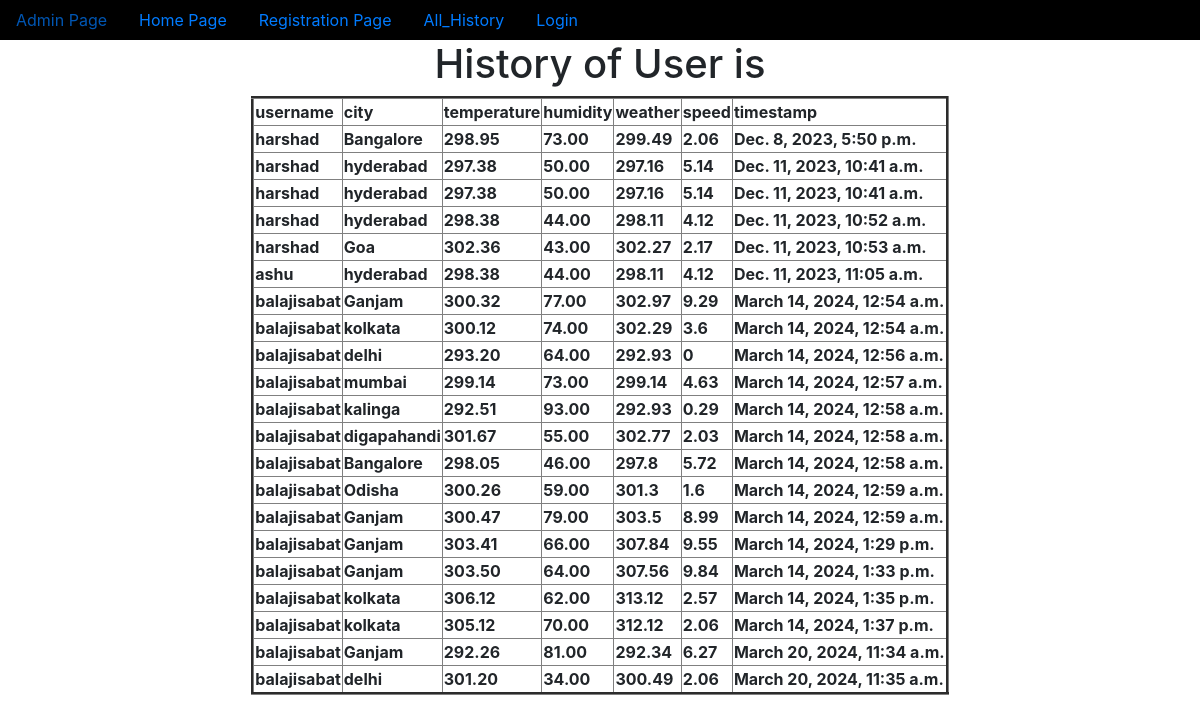
The app's page /all_history/ with its own data.
### app/models.py (models this page shows, shortened)
class WeatherData(models.Model):
    username=models.ForeignKey(User,on_delete=models.CASCADE,default=0)
    city = models.CharField(max_length=100)
    temperature = models.DecimalField(max_digits=5, decimal_places=2)
    humidity = models.DecimalField(max_digits=5, decimal_places=2)
    weather=models.CharField(max_length=10,default=0)
    speed=models.CharField(max_length=10,default=0)
    timestamp = models.DateTimeField(auto_now_add=True)

### app/views.py (the view)
# urls.py: path('all_history/',all_history,name='all_history'),
def all_history(request):
    LWO=WeatherData.objects.all()
    d={'LWO':LWO}
    return render(request,'user_history.html',d)

### templates/user_history.html (shortened to what this page needs)
{% extends 'dummy.html' %}
{% block body_block %}
<h1>History of User is </h1>
    <table border="3px">
        <tr><th>username</th>
            <th>city</th>
            <th>temperature</th>
            <th>humidity</th>
            <th>weather</th>
            <th>speed</th>
            <th>timestamp</th>
        </tr>
{% for obj in LWO %}
        <tr><th>{{obj.username}}</th>
            <th>{{obj.city}}</th>
            <th>{{obj.temperature}}</th>
            <th>{{obj.humidity}}</th>
            <th>{{obj.weather}}</th>
            <th>{{obj.speed}}</th>
            <th>{{obj.timestamp}}</th>
        </tr>
{% endfor %}
    </table>
{% endblock %}

### templates/dummy.html (shortened to what this page needs)
<!doctype html>
<html lang="en">
  <head>
    <link rel="stylesheet" href="https://cdn.jsdelivr.net/npm/bootstrap@4.6.2/dist/css/bootstrap.min.css">
  </head>
  <body>
    <center>
    <nav class="nav" style="background-color:rgb(0, 0, 0)">
        <a href="{% url 'admin:index' %}" class="nav-link">Admin Page</a>
        <a href="{% url 'home' %}" class="nav-link">Home Page</a>
        <a href="{% url 'registration' %}" class="nav-link">Registration Page</a>
        <a href="{% url 'all_history' %}" class="nav-link">All_History</a>
        {% if user.is_authenticated %}
        <a href="{% url 'user_logout' %}" class="nav-link">User Logout</a>
        <a href="{% url 'profile_display' %}" class="nav-link">profile_display</a>
        <a href="{% url 'change_password' %}" class="nav-link">Change Password</a>
        <a href="{% url 'search' %}" class="nav-link">Search</a>
        <a href="{% url 'user_history' %}" class="nav-link">User_History</a>
        {% else %}
        <a href="{% url 'user_login' %}" class="nav-link">Login</a>
        {% endif %}
      </nav>
{% block body_block %}
{% endblock %}
</center>
  </body>
</html>

### records on screen
WeatherData: username "harshad", city "Bangalore", temperature "298.95", humidity "73.00", weather "299.49", speed "2.06", timestamp "Dec. 8, 2023, 5:50 p.m."
WeatherData: username "harshad", city "hyderabad", temperature "297.38", humidity "50.00", weather "297.16", speed "5.14", timestamp "Dec. 11, 2023, 10:41 a.m."
WeatherData: username "harshad", city "hyderabad", temperature "297.38", humidity "50.00", weather "297.16", speed "5.14", timestamp "Dec. 11, 2023, 10:41 a.m."
WeatherData: username "harshad", city "hyderabad", temperature "298.38", humidity "44.00", weather "298.11", speed "4.12", timestamp "Dec. 11, 2023, 10:52 a.m."
WeatherData: username "harshad", city "Goa", temperature "302.36", humidity "43.00", weather "302.27", speed "2.17", timestamp "Dec. 11, 2023, 10:53 a.m."
WeatherData: username "ashu", city "hyderabad", temperature "298.38", humidity "44.00", weather "298.11", speed "4.12", timestamp "Dec. 11, 2023, 11:05 a.m."
WeatherData: username "balajisabat", city "Ganjam", temperature "300.32", humidity "77.00", weather "302.97", speed "9.29", timestamp "March 14, 2024, 12:54 a.m."
WeatherData: username "balajisabat", city "kolkata", temperature "300.12", humidity "74.00", weather "302.29", speed "3.6", timestamp "March 14, 2024, 12:54 a.m."
WeatherData: username "balajisabat", city "delhi", temperature "293.20", humidity "64.00", weather "292.93", speed "0", timestamp "March 14, 2024, 12:56 a.m."
WeatherData: username "balajisabat", city "mumbai", temperature "299.14", humidity "73.00", weather "299.14", speed "4.63", timestamp "March 14, 2024, 12:57 a.m."
WeatherData: username "balajisabat", city "kalinga", temperature "292.51", humidity "93.00", weather "292.93", speed "0.29", timestamp "March 14, 2024, 12:58 a.m."
WeatherData: username "balajisabat", city "digapahandi", temperature "301.67", humidity "55.00", weather "302.77", speed "2.03", timestamp "March 14, 2024, 12:58 a.m."
WeatherData: username "balajisabat", city "Bangalore", temperature "298.05", humidity "46.00", weather "297.8", speed "5.72", timestamp "March 14, 2024, 12:58 a.m."
WeatherData: username "balajisabat", city "Odisha", temperature "300.26", humidity "59.00", weather "301.3", speed "1.6", timestamp "March 14, 2024, 12:59 a.m."
WeatherData: username "balajisabat", city "Ganjam", temperature "300.47", humidity "79.00", weather "303.5", speed "8.99", timestamp "March 14, 2024, 12:59 a.m."
WeatherData: username "balajisabat", city "Ganjam", temperature "303.41", humidity "66.00", weather "307.84", speed "9.55", timestamp "March 14, 2024, 1:29 p.m."
WeatherData: username "balajisabat", city "Ganjam", temperature "303.50", humidity "64.00", weather "307.56", speed "9.84", timestamp "March 14, 2024, 1:33 p.m."
WeatherData: username "balajisabat", city "kolkata", temperature "306.12", humidity "62.00", weather "313.12", speed "2.57", timestamp "March 14, 2024, 1:35 p.m."
WeatherData: username "balajisabat", city "kolkata", temperature "305.12", humidity "70.00", weather "312.12", speed "2.06", timestamp "March 14, 2024, 1:37 p.m."
WeatherData: username "balajisabat", city "Ganjam", temperature "292.26", humidity "81.00", weather "292.34", speed "6.27", timestamp "March 20, 2024, 11:34 a.m."
WeatherData: username "balajisabat", city "delhi", temperature "301.20", humidity "34.00", weather "300.49", speed "2.06", timestamp "March 20, 2024, 11:35 a.m."
